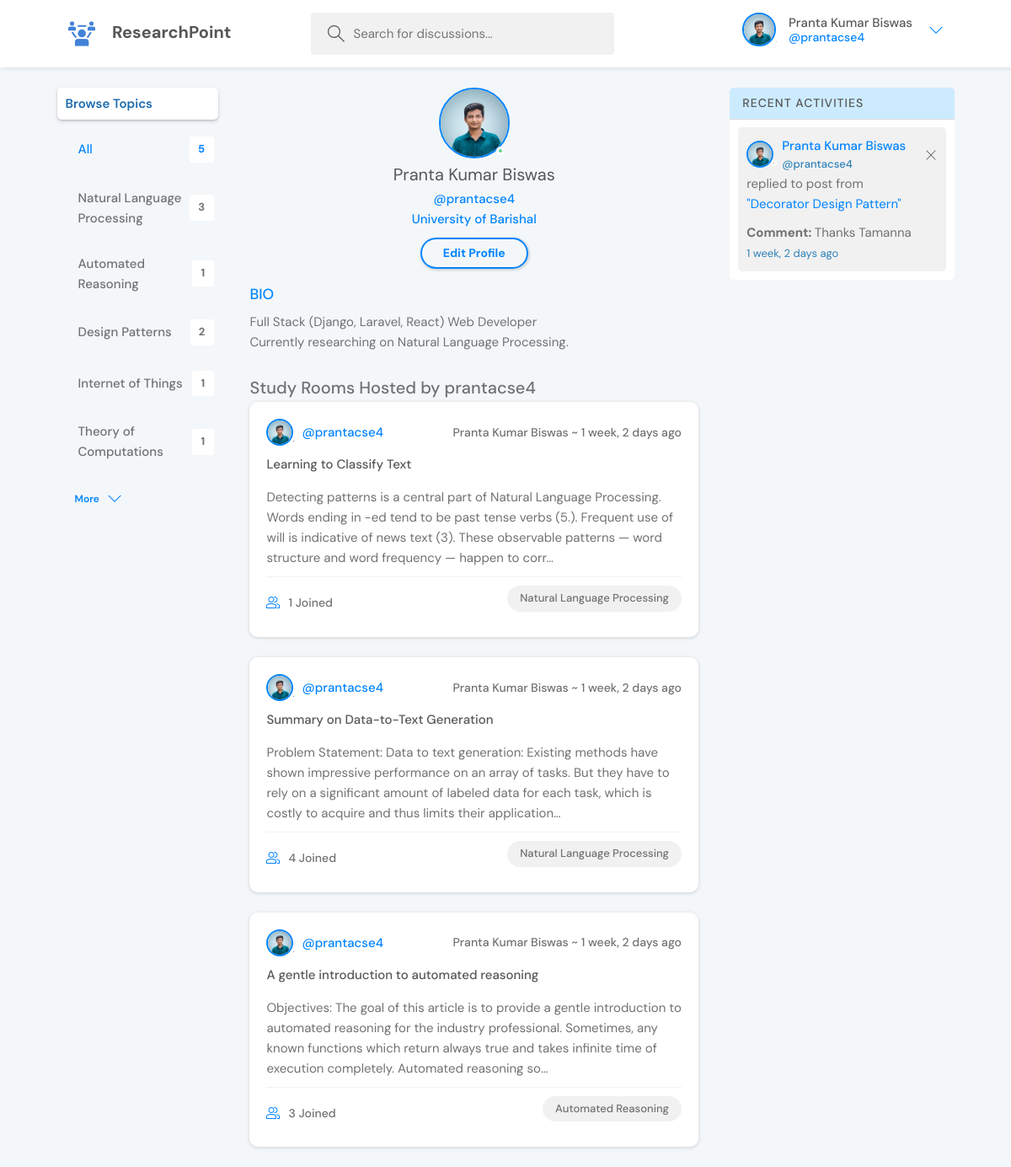
/profile/2/ (signed in), run on the app's committed database.
### Accounts/models.py (models this page shows)
class User(AbstractUser):
    name = models.CharField(max_length=200, null=True)
    email = models.EmailField(null=True, unique=True)
    bio = models.TextField(null=True)
    institution = models.CharField(null=True, max_length=255,)
    is_user  = models.BooleanField(default=False, blank=True, null=True)
    is_researcher  = models.BooleanField(default=False, blank=True, null=True)
    avatar = models.ImageField(upload_to='upload', null=True, default="avatar.svg")
    REQUIRED_FIELDS = []

### Discussions/models.py (models this page shows, shortened)
class Topic(models.Model):
    name = models.CharField(max_length=200)

class Discussion(models.Model):
    host = models.ForeignKey(User, on_delete=models.SET_NULL, null=True)
    topic = models.ForeignKey(Topic, on_delete=models.SET_NULL, null=True)
    name = models.CharField(max_length=200)
    description = models.TextField(blank=True, null=True)
    file = models.FileField(upload_to='Files', max_length=100,  blank=True, null=True)
    participants = models.ManyToManyField(User, related_name='participants', blank=True)
    update = models.DateTimeField(auto_now=True)
    created =models.DateTimeField(auto_now_add=True)
    class Meta:
        ordering = ('-update', '-created')
    def __str__(self):
        return self.name

class Comment(models.Model):
    user = models.ForeignKey(User, on_delete=models.CASCADE)
    discussion = models.ForeignKey(Discussion, on_delete=models.CASCADE)
    body = models.TextField(blank=True, null=True)
    update = models.DateTimeField(auto_now=True)
    created =models.DateTimeField(auto_now_add=True)
    class Meta:
        ordering = ('-update', '-created')

### Discussions/views.py (the view)
# urls.py: path('profile/<str:pk>/', views.userProfile, name="user-profile"),
@login_required(login_url='login')
def userProfile(request, pk):
    user = User.objects.get(pk=pk)
    discussions = user.discussion_set.all()
    discussion_comments = user.comment_set.all()
    topics = Topic.objects.all()[0:5]
    topics_c = Topic.objects.all()
    topics_count = topics_c.count()
    context = {'user':user,'topics_count':topics_count, 'discussions':discussions, 'discussion_comments':discussion_comments, 'topics':topics}
    return render(request, 'Discussions/profile.html', context)

### Discussions/templates/Discussions/profile.html
{% extends 'main.html' %}
{% block main %}
<main class="profile-page layout mylayout3">
  <div class="container">
    {% include 'Discussions/topics_component.html' %}
    <div class="roomList">
      <div class="profile">
        <div class="profile__avatar">
          <div class="avatar avatar--large active">
            <img src="{{user.avatar.url}}" />
          </div>
        </div>
        <div class="profile__info">
          <h3>{{ user.name }}</h3>
          <p class="m-0">@{{ user.username }}</p>
          {% if user.institution %}
            <p>{{ user.institution }}</p>
          {% else %}
            <p></p>
          {% endif %}
          {% if request.user == user %}
          <a href="{% url 'update-user' %}" class="btn btn--main btn--pill">Edit Profile</a>
          {% endif %}
        </div>
        {% if user.bio %}
        <div class="profile__about">
          <h3>Bio</h3>
          <p>
            {{ user.bio|linebreaks }}
          </p>
        </div>
      </div>
      {% else %}
      <div class="profile__about">
      </div>
    </div>
      {% endif %}
      <div class="roomList__header">
        <div>
          <h2>Study Rooms Hosted by {{ user.username }}</a>
          </h2>
        </div>
      </div>
      {% include 'Discussions/feed_component.html' %}
    </div>
    {% include 'Discussions/activity_component.html' %}
  </div>
</main>
{% endblock main %}

### templates/main.html (shortened to what this page needs)
<!DOCTYPE html>
{% load static %}
<html lang="en">
  <head>
    <link href="https://cdn.jsdelivr.net/npm/bootstrap@5.0.2/dist/css/bootstrap.min.css" rel="stylesheet">
    <link rel="stylesheet" href="https://cdnjs.cloudflare.com/ajax/libs/font-awesome/6.0.0-beta3/css/all.min.css"
 />
    <link rel="stylesheet" href="{% static 'css/style.css' %}" />
</head>
  <body>
    {% include 'navbar.html' %}
     {% block main %}
     {% endblock main %}
</body>
</html>

### templates/navbar.html (shortened to what this page needs)
{% load static %}
<header class="header header--loggedIn">
    <div class="container">
      <a href="{% url 'home' %}" class="header__logo">
        <img src="{% static 'img/logo.png' %}" />
        <h1>ResearchPoint</h1>
      </a>
      <form class="header__search" method="GET" action="{% url 'home' %}">
        <label>
          <input name="q" placeholder="Search for discussions..." />
        </label>
      </form>
      <nav class="header__menu">
        {% if request.user.is_authenticated %}
        <div class="header__user">
          <a href="{% url 'user-profile' request.user.id %}">
            <div class="avatar avatar--medium active">
              <img src="{{ request.user.avatar.url }}" />
            </div>
            <p>{{request.user.name}} <span>@{{request.user.username}}</span></p>
          </a>
          <button class="dropdown-button">
            <svg version="1.1" xmlns="http://www.w3.org/2000/svg" width="32" height="32" viewBox="0 0 32 32">
              <title>chevron-down</title>
              <path d="M16 21l-13-13h-3l16 16 16-16h-3l-13 13z"></path>
            </svg>
          </button>
        </div>
        {% else %}
        <a href="{% url 'login' %}">
          <img src="{% static 'img/avatar.svg' %}" />
          <p>Login</p>
        </a>
        {% endif %}
      </nav>
    </div>
  </header>

### Discussions/templates/Discussions/topics_component.html
<div class="topics">
    <div class="topics__header">
        <h2>Browse Topics</h2>
    </div>
    <ul class="topics__list">
        <li>
            <a href="{% url 'home' %}" class="active">All <span>{{topics_count}}</span></a>
        </li>
        {% for topic in topics %}
        <li>
            <a href="{% url 'home' %}?q={{topic.name}}">{{topic.name}} <span>{{topic.discussion_set.all.count}}</span></a>
        <li>
        {% endfor %}
    </ul>
    <a class="btn btn--link" href="{% url 'topics' %}">
        More
        <svg version="1.1" xmlns="http://www.w3.org/2000/svg" width="32" height="32" viewBox="0 0 32 32">
            <title>chevron-down</title>
            <path d="M16 21l-13-13h-3l16 16 16-16h-3l-13 13z"></path>
        </svg>
    </a>
</div>

### Discussions/templates/Discussions/feed_component.html (shortened to what this page needs)
{% for discussion in discussions %}
<div class="discussionList">
    <div class="discussionList_header">
      <a href="{% url 'user-profile' discussion.host.id %}" class="discussionList_author">
        <div class="avatar avatar--small">
          <img src="{{ discussion.host.avatar.url }}" />
        </div>
        <span>@{{ discussion.host.username }}</span>
      </a>
      <div class="discussionList_actions">
        <span>{{ discussion.host.name }} ~ {{ discussion.created|timesince }} ago</span>
      </div>
    </div>
    <div class="discussionList_content">
      <a href="{% url 'discussion' discussion.id %}">{{ discussion.name|truncatechars:255 }}</a>
      <p>
        {{discussion.description|truncatechars:255}}
      </p>
    </div>
    <div class="discussionList_meta">
      <a href="{% url 'discussion' discussion.id %}" class="discussionList_joined">
        {{ discussion.participants.all.count }} Joined
      </a>
      <p class="discussionList_topic">{{discussion.topic.name|truncatechars:45}}</p>
    </div>
  </div>
  {% endfor %}

### Discussions/templates/Discussions/activity_component.html
<div class="activities">
    <div class="activities__header">
      <h2>Recent Activities</h2>
    </div>
{% for comment in discussion_comments %}
    <div class="actBox">
      <div class="actBoxHeader discussionList_header">
        <a href="{% url 'user-profile' comment.user.id %}" class="discussionList_author">
          <div class="avatar avatar--small">
            <img src="{{ comment.user.avatar.url }}" />
          </div>
          <div class="activitycomment">
            <p> {{comment.user.name}}</p>
            <p class="myp"> @{{comment.user.username}}</p>
          </div>
        </a>
        {% if request.user == comment.user %}
        <div class="discussionList_actions">
          <a href="{% url 'delete-comment' comment.id %}">
            <svg version="1.1" xmlns="http://www.w3.org/2000/svg" width="32" height="32" viewBox="0 0 32 32">
              <title>remove</title>
              <path
                d="M27.314 6.019l-1.333-1.333-9.98 9.981-9.981-9.981-1.333 1.333 9.981 9.981-9.981 9.98 1.333 1.333 9.981-9.98 9.98 9.98 1.333-1.333-9.98-9.98 9.98-9.981z"
              ></path>
            </svg>
          </a>
        </div>
        {% endif %}
      </div>
      <div class="actBoxContent">
        <p>
          replied to post from <a href="{% url 'discussion' comment.discussion.id %}">"{{ comment.discussion }}"</a> </p>
        <div class="actBoxRoomContent">
          <b>Comment: </b>{{ comment.body|truncatechars:100 }}
        </div>
        <span class="myp">{{comment.created|timesince}} ago</span>
      </div>
    </div>
  {% endfor %}
  </div>

### data on the page
User: user.avatar (picture), user.name "Pranta Kumar Biswas", user.username "prantacse4", avatar (picture), name "Pranta Kumar Biswas", username "prantacse4", institution "University of Barishal", bio "Full Stack (Django, Laravel, React) Web Developer Currently researching on Natural Language Processing."
Topic: name "Natural Language Processing", discussion_set.all.count "3"
Topic: name "Automated Reasoning", discussion_set.all.count "1"
Topic: name "Design Patterns", discussion_set.all.count "2"
Topic: name "Internet of Things", discussion_set.all.count "1"
Topic: name "Theory of Computations", discussion_set.all.count "1"
Discussion: host.avatar (picture), host.username "prantacse4", host.name "Pranta Kumar Biswas", created "1 week, 2 days", name "Learning to Classify Text", description "Detecting patterns is a central part of Natural Language Processing. Words ending in -ed tend to be past tense verbs (5.). Frequent use of will is indicative of news text (3). These observable patterns — word structure and word frequency — happen to corr…", participants.all.count "1", topic.name "Natural Language Processing"
Discussion: host.avatar (picture), host.username "prantacse4", host.name "Pranta Kumar Biswas", created "1 week, 2 days", name "Summary on Data-to-Text Generation", description "Problem Statement: Data to text generation: Existing methods have shown impressive performance on an array of tasks. But they have to rely on a significant amount of labeled data for each task, which is costly to acquire and thus limits their application…", participants.all.count "4", topic.name "Natural Language Processing"
Discussion: host.avatar (picture), host.username "prantacse4", host.name "Pranta Kumar Biswas", created "1 week, 2 days", name "A gentle introduction to automated reasoning", description "Objectives: The goal of this article is to provide a gentle introduction to automated reasoning for the industry professional. Sometimes, any known functions which return always true and takes infinite time of execution completely. Automated reasoning so…", participants.all.count "3", topic.name "Automated Reasoning"
Comment: user.avatar (picture), user.name "Pranta Kumar Biswas", user.username "prantacse4", discussion "Decorator Design Pattern", body "Thanks Tamanna", created "1 week, 2 days"

### other printed values
{{ topics_count }} "5"
